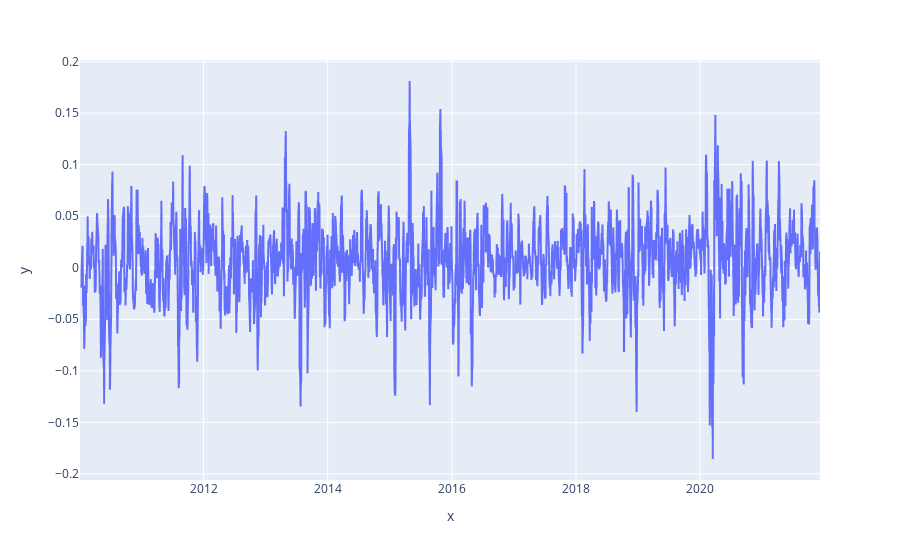

The code cell stored with this chart in its notebook:
### Code cell
fig = px.line(x=returns_weekly.index, y=returns_weekly.adjClose)
fig.show()

### Figure 1 — Plotly figure (JSON) as saved in the notebook; plotly's stock layout.template omitted (floating-point values rounded to 4 significant figures; data arrays with more than 128 entries replaced by an {"elided": "..."} marker saying what was removed)
{"data": [{"hovertemplate": "x=%{x}<br>y=%{y}<extra></extra>", "legendgroup": "", "line": {"color": "#636efa", "dash": "solid"}, "mode": "lines", "name": "", "showlegend": false, "type": "scattergl", "x": {"elided": "3004 str values"}, "xaxis": "x", "y": {"elided": "3004 float values"}, "yaxis": "y"}], "layout": {"legend": {"tracegroupgap": 0}, "margin": {"t": 60}, "xaxis": {"anchor": "y", "domain": [0, 1], "title": {"text": "x"}}, "yaxis": {"anchor": "x", "domain": [0, 1], "title": {"text": "y"}}}}
